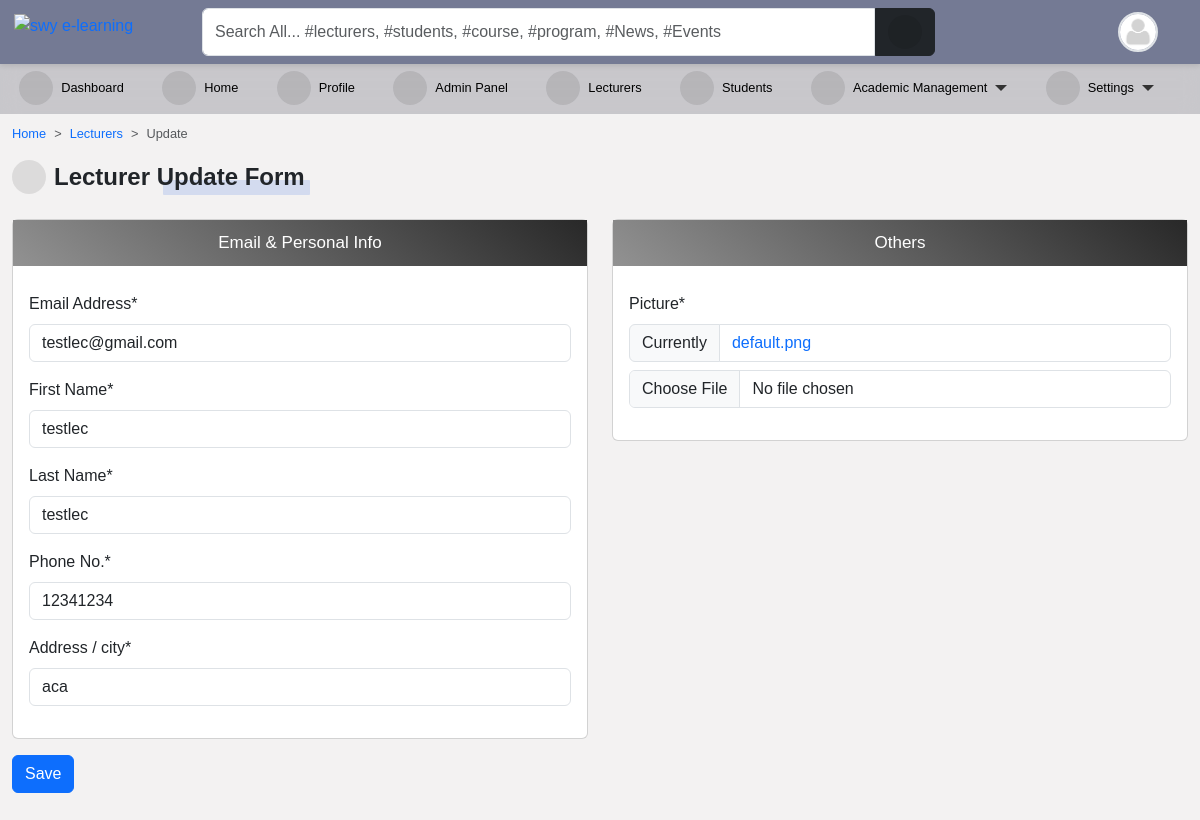
Screenshot of /accounts/staff/10/edit/ (signed in) with the database file from the repository.
### accounts/models.py (models this page shows, shortened)
class User(AbstractUser):
    is_student = models.BooleanField(default=False)
    is_lecturer = models.BooleanField(default=False)
    gender = models.CharField(max_length=1, choices=GENDERS, blank=True, null=True)
    phone = models.CharField(max_length=60, blank=True, null=True)
    address = models.CharField(max_length=60, blank=True, null=True)
    picture = models.ImageField(
        upload_to="profile_pictures/%y/%m/%d/", default="default.png", null=True
    )
    email = models.EmailField(blank=True, null=True)
    username_validator = ASCIIUsernameValidator()
    objects = CustomUserManager()
    class Meta:
        ordering = ("-date_joined",)
    @property
    def get_user_role(self):
        if self.is_superuser:
            role = "Admin"
        elif self.is_student:
            role = "Student"
        elif self.is_lecturer:
            role = "Lecturer"
        return role

### accounts/decorators.py (the view)
    def wrapper(request, *args, **kwargs):
        if test_func(request.user):
            return function(request, *args, **kwargs) if function else None
        else:
            return redirect(redirect_to)

### accounts/views.py (called while the page is built)
@login_required(login_url='login')
@admin_required
def edit_staff(request, pk):
    instance = get_object_or_404(User, is_lecturer=True, pk=pk)
    if request.method == "POST":
        form = ProfileUpdateForm(request.POST, request.FILES, instance=instance)
        full_name = instance.get_full_name
        if form.is_valid():
            form.save()
            messages.success(request, "Lecturer " + full_name + " has been updated.")
            return redirect("lecturer_list")
        else:
            messages.error(request, "Please correct the error below.")
    else:
        form = ProfileUpdateForm(instance=instance)
    return render(
        request,
        "accounts/edit_lecturer.html",
        {
            "title": "Edit Lecturer",
            "form": form,
        },
    )

### templates/accounts/edit_lecturer.html (shortened to what this page needs)
{% extends 'base.html' %}
{% load crispy_forms_tags %}
{% load static %}
{% block content %}
<nav style="--bs-breadcrumb-divider: '>';" aria-label="breadcrumb">
    <ol class="breadcrumb">
      <li class="breadcrumb-item"><a href="/">Home</a></li>
      <li class="breadcrumb-item"><a href="{% url 'lecturer_list' %}">Lecturers</a></li>
      <li class="breadcrumb-item active" aria-current="page">Update</li>
    </ol>
</nav>
<div class="title-1"><i class="fas fa-cogs"></i>Lecturer Update Form</div>
<br>
<br>
<form action="" method="POST" enctype="multipart/form-data">{% csrf_token %}
    <div class="row mb-3">
        <div class="col-md-6">
            <div class="card">
                <p class="form-title">Email &amp; Personal Info</p>
                <div class="card-body">
                    {{ form.email|as_crispy_field }}
                    {{ form.first_name|as_crispy_field }}
                    {{ form.last_name|as_crispy_field }}
                    {{ form.phone|as_crispy_field }}
                    {{ form.address|as_crispy_field }}
                </div>
            </div>
        </div>
        <div class="col-md-6">
            <div class="card">
                <p class="form-title">Others</p>
                <div class="card-body">
                    {{ form.picture|as_crispy_field }}
                </div>
            </div>
        </div>
    </div>
    <input class="btn btn-primary" type="submit" value="Save">
</form>
{% endblock content %}

### templates/navbar.html (shortened to what this page needs)
{% load static %}
<div id="top-navbar" class="py-2 top-navbar">
	<div class="container">
		<a href="/" class="head-logo">
			<img src="{% static 'img/swy e-learning.jpg' %}" width="40px" alt="swy e-learning">
		</a>
		<div class="nav-wrapper">
			<form class="form-header" action="{% url 'query' %}" method="GET">
				<input id="primary-search" class="form-control rounded-end-0" type="text" name="q" value="{{ request.GET.q }}"
					placeholder="Search All... #lecturers, #students, #course, #program, #News, #Events" required />
				<button class="btn btn-dark rounded-start-0" type="submit">
					<i class="fas fa-search"></i>
				</button>
			</form>
			<div class="dropdown index">
				<div class="avatar border border-2" type="button" data-bs-toggle="dropdown" aria-expanded="false">
					<img src="{{ request.user.picture.url }}">
				</div>
			</div>
		</div>
	</div>
</div>

### static/scss/style1.css (style rules this page uses)
*, body { font-family: "Rubik", sans-serif; }
body { background-color: #f3f2f2; }
#top-navbar { position: fixed; top: 0; right: 0; -webkit-margin-start: -10px; z-index: 90; padding: 0; background: #747a94; box-shadow: 0px 2px 5px 0px rgba(0, 0, 0, 0.1); transition: 0.3s; margin: 0; }
#top-navbar .container { display: flex; background-color: transparent; position: relative; }
#top-navbar .nav-wrapper { display: flex; flex-wrap: wrap; justify-content: space-between; align-items: center; width: 100%; margin-left: 10rem; background-color: transparent; }
#top-navbar .nav-wrapper .form-header { display: flex; flex: 0.8; }
#top-navbar .nav-wrapper .form-header button { flex: 0.1; }
#top-navbar { left: 0; }
.avatar { width: 40px; height: 40px; border-radius: 50%; overflow: hidden; }
.avatar img { width: 100%; height: 100%; -o-object-fit: cover; object-fit: cover; }
a { color: var(--bs-primary); text-decoration: none; }
.title-1 { position: relative; display: inline-flex; align-items: center; font-family: inherit; text-transform: capitalize; font-weight: 700; font-size: 24px; border-radius: 0.2em; }
.title-1::before { content: ""; position: absolute; bottom: 0; right: -5px; width: 50%; height: 15px; z-index: -1; border-radius: 1px; background-color: rgba(83, 126, 226, 0.2); animation: lineAnim 1s ease-in forwards; }
.title-1 i { margin-right: 8px; }
.form-title { display: flex; align-items: center; justify-content: center; font-weight: 400; font-size: 17px; padding: 10px; background: linear-gradient(40deg, #929292, #282828); color: #ffffff; text-align: center; margin-bottom: 10px; }
.fas, .fa { font-size: 16px; display: inline-flex; align-items: center; justify-content: center; width: 34px; height: 34px; background-color: rgba(0, 0, 0, 0.093); border-radius: 50%; }

### templates/aside.html (style rules this page uses)
li { font-size: .8rem; }

### templates/navbar.html (style rules this page uses)
.head-logo { position: absolute; left: -1rem; top: 0.3rem; }

### rows the page displays
User: user.picture (placeholder picture)
User: email "testlec@gmail.com", first_name "testlec", last_name "testlec", phone "12341234", address "aca"
